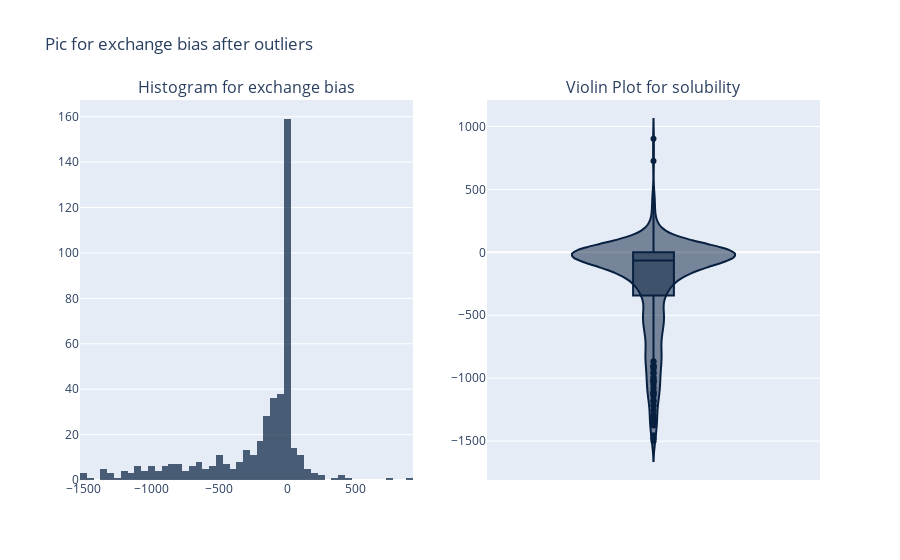

Source (notebook cell):
### Code cell
#Построим график распределения целевой переменной
fig = make_subplots(rows=1, cols=2, subplot_titles=['Histogram for exchange bias', 'Violin Plot for solubility'])

# Histogram
hist_fig = px.histogram(df, x="exc_bias_oe", nbins = 60,
                 color_discrete_sequence = colors,
                 opacity = 0.7)

fig.add_trace(hist_fig['data'][0], row=1, col=1) # Adding a graph indicating the location

# Violin plot
violin_fig = px.violin(df, y="exc_bias_oe", color_discrete_sequence = colors, box = True)
fig.add_trace(violin_fig['data'][0], row=1, col=2) # Adding a graph indicating the location

# Setting up the layout
fig.update_layout(showlegend=False, title_text="Pic for exchange bias after outliers")

# Graph display
print(display(fig))

### Figure 1 — Plotly figure (JSON) as saved in the notebook; plotly's stock layout.template omitted (floating-point values rounded to 4 significant figures; data arrays with more than 128 entries replaced by an {"elided": "..."} marker saying what was removed)
{"data": [{"alignmentgroup": "True", "bingroup": "x", "hovertemplate": "exc_bias_oe=%{x}<br>count=%{y}<extra></extra>", "legendgroup": "", "marker": {"color": "#082040", "opacity": 0.7, "pattern": {"shape": ""}}, "name": "", "nbinsx": 60, "offsetgroup": "", "orientation": "v", "showlegend": false, "type": "histogram", "x": {"elided": "463 float values"}, "xaxis": "x", "yaxis": "y"}, {"alignmentgroup": "True", "box": {"visible": true}, "hovertemplate": "exc_bias_oe=%{y}<extra></extra>", "legendgroup": "", "marker": {"color": "#082040"}, "name": "", "offsetgroup": "", "orientation": "v", "scalegroup": "True", "showlegend": false, "type": "violin", "x0": " ", "xaxis": "x2", "y": {"elided": "463 float values"}, "y0": " ", "yaxis": "y2"}], "layout": {"annotations": [{"font": {"size": 16}, "showarrow": false, "text": "Histogram for exchange bias", "x": 0.225, "xanchor": "center", "xref": "paper", "y": 1, "yanchor": "bottom", "yref": "paper"}, {"font": {"size": 16}, "showarrow": false, "text": "Violin Plot for solubility", "x": 0.775, "xanchor": "center", "xref": "paper", "y": 1, "yanchor": "bottom", "yref": "paper"}], "showlegend": false, "title": {"text": "Pic for exchange bias after outliers"}, "xaxis": {"anchor": "y", "domain": [0, 0.45]}, "xaxis2": {"anchor": "y2", "domain": [0.55, 1]}, "yaxis": {"anchor": "x", "domain": [0, 1]}, "yaxis2": {"anchor": "x2", "domain": [0, 1]}}}
